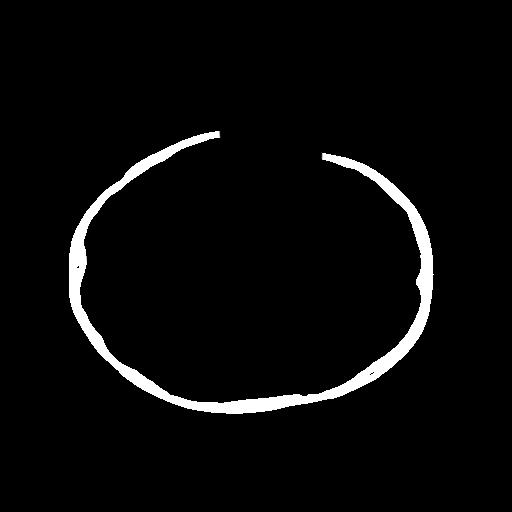
#> input picture pos_jpg/pos-100.JPG, 512 x 512 px, found by its file name
$ python third.py   (Python 2 division)   (older library calls are emulated)
#> lines starting #> are read from the running program, lines starting #| are printed output that depends on the picture; long printed decimals are rounded
import numpy, dicom, os
from numpy import linspace,exp
from plotly.plotly import plotly
import pylab
from matplotlib import pyplot, cm
from numpy.matlib import repmat
from scipy import ndimage
import scipy.sparse
import math
import cv2
import plotly.graph_objs as go
import matplotlib.image as mpimg
from scipy.interpolate import interp1d
from scipy.interpolate import UnivariateSpline

from sympy import Point, interpolate

# Path = "./pos_jpg/im-80.jpg"
Path = "./pos_jpg/pos-100.jpg"
# [10 lines of commented-out code are left out]

"""


import numpy as np
import matplotlib.pyplot as plt
import matplotlib.patches as mpatches

from skimage import data
from skimage.filters import threshold_otsu
from skimage.segmentation import clear_border
from skimage.measure import label
from skimage.morphology import closing, square
from skimage.measure import regionprops
from skimage.color import label2rgb
import skimage


def gap_reconstruction_func(img):
    a = cv2.imread(img, 0)
    output = a.copy()
    kernel = numpy.ones((5,5),numpy.uint8)
    # opening = cv2.morphologyEx(img, cv2.MORPH_OPEN, kernel)
    a = cv2.morphologyEx(a, cv2.MORPH_CLOSE, kernel)

    # cv2.getStructuringElement(cv2.MORPH_ELLIPSE,(200,200))


    a_canny=cv2.Canny(a, 100, 200)


    ret,thresh = cv2.threshold(a_canny,127,255,0)
    im2, contours, hierarchy = cv2.findContours(thresh,cv2.RETR_TREE ,cv2.CHAIN_APPROX_SIMPLE)
    cnt = contours[0]
    # print cnt
    (x,y),radius = cv2.minEnclosingCircle(cnt)
    center = (int(x),int(y))
    radius = int(radius)
    cv2.circle(a_canny,center,radius,(85),2)
    cv2.imshow('ss', a_canny)
    cv2.waitKey(0)

    area = cv2.contourArea(cnt)
    perimeter = cv2.arcLength(cnt,True)
    metric = 4*math.pi*area/perimeter**2
    print metric


    # [39 lines of commented-out code are left out]
    nonzero = numpy.transpose(numpy.nonzero(a))

    centerPoint=ndimage.measurements.center_of_mass(a)
    centerPoint=Point(int(centerPoint[0]), int(centerPoint[1]))
    print(centerPoint)
    print  numpy.nonzero(a)


    contour_list_inner = list()
    contour_list_outer = list()
    gap_borderline_list = list()
    gap_angle_list = list()
    count_point = 0
    radius_begin = 1
    count_point_previous = 0

    # TODO for 45, 135, 225, 315 degrees theirself alfa


"""

# pyplot.imsave('current_test.png', a, cmap=pylab.cm.bone)

a=cv2.imread(Path, 0)
#> a is the input picture: shape (512, 512); min 0, max 255, mean 9.4
# img = mpimg.imread(Path)
# a = img.set_cmap('spectral')
print a.size
#| 262144
print a[200, 200]
#| 0
nonzero = numpy.transpose(numpy.nonzero(a))
#> nonzero = 13874 pairs, first value 128 to 415, second value 64 to 439
# for (x,y) in nonzero:
#     print x, y


centerPoint=ndimage.measurements.center_of_mass(a)
#> centerPoint = (294.6, 253.2)
centerPoint=Point(int(centerPoint[0]), int(centerPoint[1]))
print(centerPoint)
#| Point2D(294, 253)

def distance(x1, x2, y1, y2):
    return ((x2-x1)**2 + (y2-y1)**2)**0.5

contur_list = list()
gap_borderline_list = list()
gap_angle_list = list()
count_point = 0
radius_begin = 1
count_point_previous=0
# radius = (distance(centerPoint.x, nonzero[0][0],  centerPoint.y, nonzero[0][1]))
# radius_end = radius*1.2
radius =  min([centerPoint.x, centerPoint.y, 512-centerPoint.x, 512-centerPoint.y])


for alfa in xrange(0, 360):

    for r in xrange(0, radius):
        point_y = int(centerPoint.y+r*math.sin(math.radians(alfa)))
        point_x = int(centerPoint.x+r*math.cos(math.radians(alfa)))
        if (a[point_x, point_y]):
            if alfa==0:
                count_point_previous = 1
            if count_point_previous == 0:
                gap_angle_list.append([alfa, str("gap end")])

            count_point = (count_point+1)

            contur_list.append([point_x, point_y, alfa])
            count_point_previous=count_point
            # print ("in alfa = " +str(alfa)+" point found!!!!! "+str(point_x)+", " +str( point_y)+" count is " + str(count_point)+ " color is "+ str(a[point_x, point_y]))


    if count_point == 0:
        if count_point_previous!=0 and alfa!=0:
            gap_angle_list.append([alfa-1, str("gap begin")])
            count_point_previous=0
            # for i in xrange(1,count_point_previous+1):
            #     gap_borderline_list.append(contur_list[-i])


        # print ("point not found!!!!! " + str(alfa))


    count_point = 0
#> after the loop, contur_list = 5146 items, first 6: [394, 253, 0], [397, 253, 0], [399, 253, 0], [400, 253, 0], [401, 253, 0], [402, 253, 0]; gap_angle_list = [[154, 'gap begin'], [190, 'gap end']]
    # [4 lines of commented-out code are left out]


for alfa, stat in gap_angle_list:
    print alfa, stat
    if stat == "gap begin":
        alfa_beg_for_polyfit=alfa-20
    else:
        alfa_end_for_polyfit=alfa+20
    print alfa, stat
    for r in xrange(0, radius):
        point_y = int(centerPoint.y+r*math.sin(math.radians(alfa)))
        point_x = int(centerPoint.x+r*math.cos(math.radians(alfa)))
        if (a[point_x, point_y]):
            gap_borderline_list.append([point_x, point_y])
#> this loop made 2 passes
#> (alfa, stat, alfa_beg_for_polyfit) on pass 1: (154, 'gap begin', 134)
#> (alfa, stat, alfa_end_for_polyfit) on pass 2: (190, 'gap end', 210)
#| 154 gap begin
#| 154 gap begin
#| 190 gap end
#| 190 gap end
#> after the loop, gap_borderline_list = [[155, 320], [153, 321], [152, 321], [128, 223]]


for (x,y) in gap_borderline_list:
   print x, y
#> this loop made 4 passes
#| 155 320
#| 153 321
#| 152 321
#| 128 223
# [21 lines of commented-out code are left out]

from scipy import interpolate

standart_y = numpy.asarray([x for x, y, alfa in contur_list if alfa<alfa_end_for_polyfit and alfa>alfa_beg_for_polyfit], dtype=numpy.int32)
#> standart_y = 494 values, max 183 at index 0, min 128 at index 271, mean 153.2
standart_x = numpy.asarray([y for x, y, alfa in contur_list if alfa<alfa_end_for_polyfit and alfa>alfa_beg_for_polyfit], dtype=numpy.int32)
#> standart_x = 494 values, max 377 at index 16, min 170 at index 493, mean 279.9
# f = interp1d(standart_x, standart_y)
# f2 = interp1d(standart_x, standart_y, kind='cubic')

import numpy.polynomial.polynomial as poly
x_new = numpy.arange(223, 350, 1)
coefs = poly.polyfit(standart_x, standart_y, 3)
#> coefs = [484.5, -3.76, 0.0128, -1.33e-05]
ffit = poly.polyval(x_new, coefs)
#> ffit = 127 values, max 164.7 at index 126, min 134.5 at index 5, mean 146
print x_new, ffit
#| [223 224 225 226 227 228 229 230 231 232 233 234 235 236 237 238 239 240
#|  241 242 243 244 245 246 247 248 249 250 251 252 253 254 255 256 257 258
#|  259 260 261 262 263 264 265 266 267 268 269 270 271 272 273 274 275 276
#|  277 278 279 280 281 282 283 284 285 286 287 288 289 290 291 292 293 294
#|  295 296 297 298 299 300 301 302 303 304 305 306 307 308 309 310 311 312
#|  313 314 315 316 317 318 319 320 321 322 323 324 325 326 327 328 329 330
#|  331 332 333 334 335 336 337 338 339 340 341 342 343 344 345 3 [134.586 134.549 134.521 134.500 134.486
#|  134.480 134.482 134.490 134.506 134.529
#|  134.559 134.596 134.640 134.691 134.749
#|  134.813 134.884  134.961 135.045 135.135
#|  135.231 135.333 135.442 135.557 135.677
#|  135.803 135.936 136.074 136.217 136.366
#> (further printed lines are left out)
pyplot.plot(x_new, ffit)
pyplot.plot(standart_x,standart_y, 'g')


# [19 lines of commented-out code are left out]
pyplot.show()
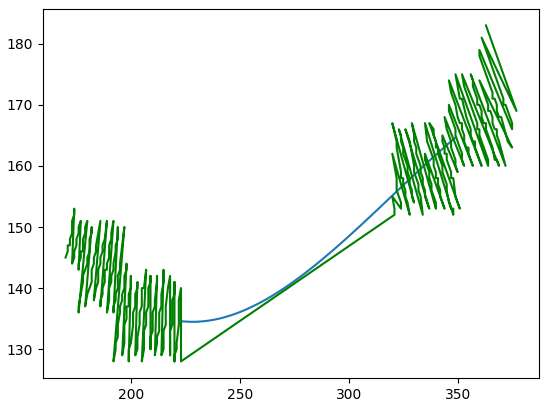
#> figure drawn by matplotlib, 1 panel; curve peaks at x = 349, y = 164.7

# [27 lines of commented-out code are left out]

$ run again, with pos_jpg/im-80.jpg copied over pos_jpg/pos-100.JPG
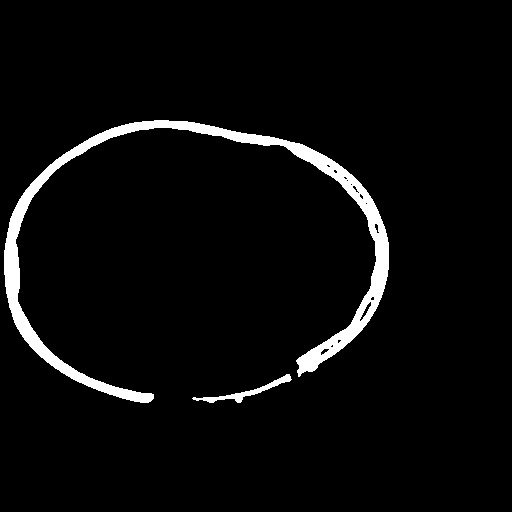
#> input picture pos_jpg/im-80.jpg, 512 x 512 px, found by its file name
#> a is the input picture: shape (512, 512); min 0, max 255, mean 10.4
#| 262144
#| 0
#> nonzero = 14487 pairs, first value 120 to 407, second value 0 to 391
#> centerPoint = (253.9, 202.7)
#| Point2D(253, 202)
#> after the loop `for alfa in xrange(0, 360):`: contur_list = 5076 items, first 6: [396, 202, 0], [398, 202, 0], [399, 202, 0], [401, 202, 0], [403, 202, 0], [405, 202, 0]; gap_angle_list = [[343, 'gap begin'], [356, 'gap end']]
#> the loop `for alfa, stat in gap_angle_list:` made 2 passes
#> (alfa, stat, alfa_beg_for_polyfit) on pass 1: (343, 'gap begin', 323)
#> (printed output is left out)
#> after the loop `for alfa, stat in gap_angle_list:`: gap_borderline_list = [[393, 159], [394, 158], [393, 192]]
#> the loop `for (x,y) in gap_borderline_list:` made 3 passes
#> (printed output is left out)
#> standart_y = 268 values, max 407 at index 160, min 379 at index 0, mean 394.5
#> standart_x = 268 values, max 199 at index 262, min 101 at index 13, mean 134.5
#> coefs = [333.8, 0.773, -0.00254, 1.55e-06]
#> ffit = 127 values, max 397.2 at index 0, min 360.2 at index 126, mean 381.9
#| [223 224 225 226 227 228 229 230 231 232 233 234 235 236 237 238 239 240
#|  241 242 243 244 245 246 247 248 249 250 251 252 253 254 255 256 257 258
#|  259 260 261 262 263 264 265 266 267 268 269 270 271 272 273 274 275 276
#|  277 278 279 280 281 282 283 284 285 286 287 288 289 290 291 292 293 294
#|  295 296 297 298 299 300 301 302 303 304 305 306 307 308 309 310 311 312
#|  313 314 315 316 317 318 319 320 321 322 323 324 325 326 327 328 329 330
#> (further printed lines are left out)
#> `pyplot.show()`:
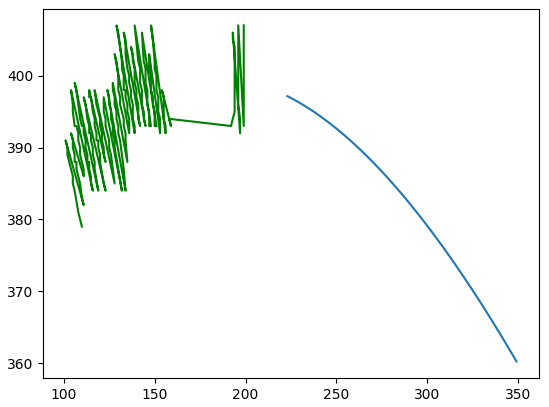
#> figure drawn by matplotlib, 1 panel; curve peaks at x = 223, y = 397.2
